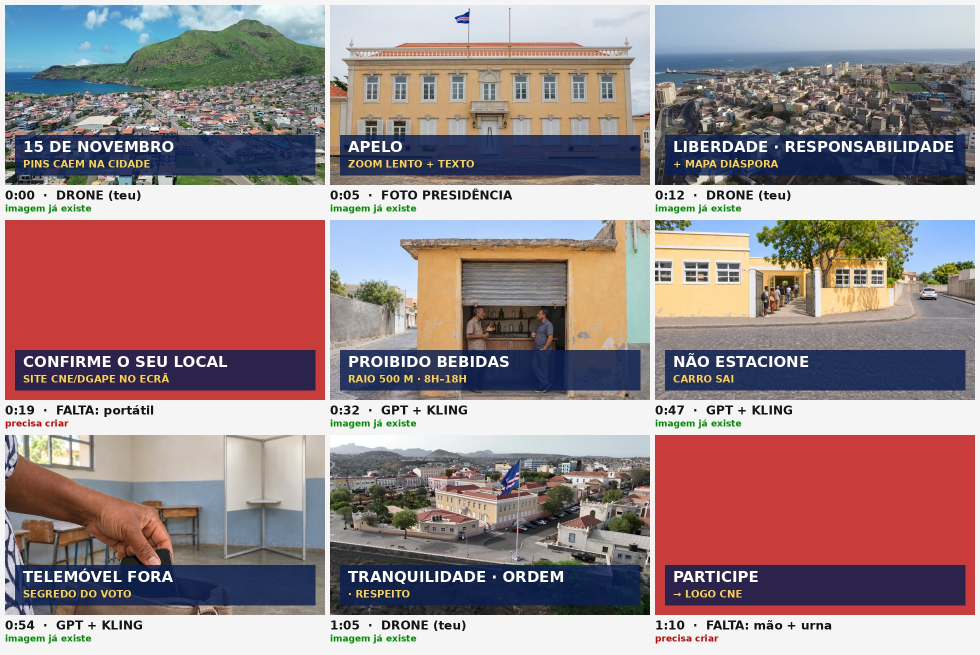
#> input picture comunicado_regras/Blueprint_Realista_v1.jpg, 1960 x 1310 px, given in place of F67.png, which was not available (shown at 1/2 size)
$ python segs.py ../Blueprint_Realista_v1.jpg
#> lines starting #> are read from the running program, lines starting #| are printed output that depends on the picture
### comunicado_regras/realista_src/eng.py
import sys,os,math,subprocess,json,numpy as np
from PIL import Image,ImageDraw,ImageFont,ImageFilter
S=os.path.dirname(os.path.abspath(__file__)); FR=S+'/fr/'; DL=S+'/dl/'
W,H,FPS=1920,1080,25
FINALV=os.path.join(S,'..','Apelo_Proibicoes_FINAL_16x9.mp4')
NAVY=(25,41,109); RED=(212,41,46); WHITE=(255,255,255)
FX=S+'/fonts/M800.ttf'
def ease(x): x=min(1,max(0,x)); return x*x*(3-2*x)
def eout(x): x=min(1,max(0,x)); return 1-(1-x)**3
def ein(x): x=min(1,max(0,x)); return x**3
def eio(x): x=min(1,max(0,x)); return 4*x**3 if x<.5 else 1-(-2*x+2)**3/2
def eback(x):
    x=min(1,max(0,x)); c1=1.70158; c3=c1+1; return 1+c3*(x-1)**3+c1*(x-1)**2
def lerp(a,b,t): return a+(b-a)*t
# ---------------- readers ----------------
# [42 lines left out: functions clip, final, _pc, track, cam, not called in this run]
def campt(p,z,cx,cy): return ((p[0]-cx)*z+W/2,(p[1]-cy)*z+H/2)
# ---------------- grading ----------------
_yy,_xx=np.mgrid[0:H,0:W].astype(np.float32)
_t=(_xx/W*.45+_yy/H*.55)[...,None]
GRAD=(np.array([95,190,235],np.float32)*(1-_t)+np.array([6,38,105],np.float32)*_t)
VIG=(1-0.35*np.clip(((_xx-W/2)/(W*.62))**2+((_yy-H/2)/(H*.62))**2,0,1))[...,None]
def side_dark(side='r',k=.45):
    if side=='r': m=np.clip((_xx-W*.42)/(W*.4),0,1)
    else: m=np.clip((W*.58-_xx)/(W*.4),0,1)
    top=np.clip((H*.75-_yy)/(H*.5),0,1)*0+1
    return (1-k*ease_np(m))[...,None]
def ease_np(x): return x*x*(3-2*x)
SD_R=side_dark('r',.5); SD_L=side_dark('l',.5)
_ry=np.sqrt(((_xx-960)/1100)**2+((_yy-540)/700)**2).clip(0,1)[...,None]
BLUEBG=np.array([20,150,204],np.float32)*(1-_ry)+np.array([11,113,179],np.float32)*_ry
PAN_R=(.78*ease_np(np.clip((_xx-W*.40)/(W*.42),0,1)))[...,None]
PAN_L=(.78*ease_np(np.clip((W*.60-_xx)/(W*.42),0,1)))[...,None]
PAN_T=(.55*ease_np(np.clip((190-_yy)/190,0,1)))[...,None]
TOPD=(1-0.55*np.clip((200-_yy)/200,0,1))[...,None]
rng=np.random.default_rng(3); GRAIN=[rng.normal(0,1,(H//2,W//2)).astype(np.float32) for _ in range(6)]
# [15 lines left out: function grade, not called in this run]
# ---------------- logos ----------------
def _logo(src,box):
    x0,y0,x1,y1=box; reg=src[y0:y1,x0:x1]
    ring=np.concatenate([src[y0-6:y0,x0:x1].reshape(-1,3),src[y1:y1+6,x0:x1].reshape(-1,3),src[y0:y1,x0-6:x0].reshape(-1,3),src[y0:y1,x1:x1+6].reshape(-1,3)])
    bgc=np.median(ring,0); a=((reg-bgc)/(255-bgc+1e-6)).max(2).clip(0,1)
    a=((a-0.10)/0.85).clip(0,1)
    return Image.fromarray(np.dstack([np.full(a.shape+(3,),255.0),a*255]).astype('uint8'),'RGBA')
_src=np.asarray(Image.open(FR+'F67.png').convert('RGB')).astype(np.float32)
LE=_logo(_src,(44,24,268,154)); LC=_logo(_src,(1593,52,1862,142))
#> in _logo, `reg = src[y0:y1, x0:x1]`:
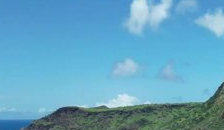
#> reg: shape (130, 224, 3) float32; mean R, G, B 100.6, 164.8, 193.5
#> in _logo, `bgc = np.median(ring, 0)`: bgc = [79, 143, 198]
#> in _logo, `a=((a-0.10)/0.85).clip(0,1)`:
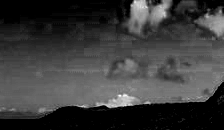
#> a: shape (130, 224) float32; min 0, max 1, mean 0.236
#> call 2 of _logo, with box = (1593, 52, 1862, 142)
#> in _logo (call 2), `reg = src[y0:y1, x0:x1]`:
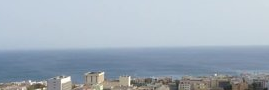
#> reg: shape (90, 269, 3) float32; mean R, G, B 162.3, 174.9, 187.3
#> in _logo (call 2), `bgc = np.median(ring, 0)`: bgc = [186, 199, 211]
#> in _logo (call 2), `a = ((reg - bgc) / (255 - bgc + 1e-06)).max(2).clip(0, 1)`:
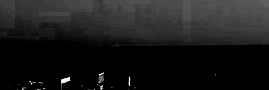
#> a: shape (90, 269) float32; min 0, max 1, mean 0.104
#> in _logo (call 2), `a=((a-0.10)/0.85).clip(0,1)`:
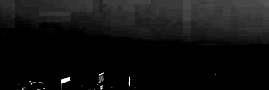
#> a: shape (90, 269) float32; min 0, max 1, mean 0.0669
def _sh(L):
    s=Image.new('RGBA',L.size,(0,15,50,0)); s.putalpha(L.split()[3].point(lambda v:int(v*.55))); return s.filter(ImageFilter.GaussianBlur(5))
#> after `return s.filter(ImageFilter.GaussianBlur(5))`:
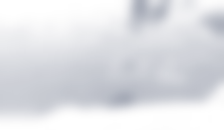
#> returned value: PIL image 224x130 RGBA; mean R, G, B, A 0, 15, 50, 32.5; transparent parts drawn white
LES,LCS=_sh(LE),_sh(LC)
#> in _sh (call 2), `s.putalpha(L.split()[3].point(lambda v: int(v * 0.55)))`:
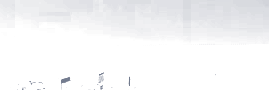
#> s: PIL image 269x90 RGBA; mean R, G, B, A 0, 15, 50, 9; transparent parts drawn white
def logos(b):
    b.alpha_composite(LES,(44,27)); b.alpha_composite(LCS,(1593,55)); b.alpha_composite(LE,(44,24)); b.alpha_composite(LC,(1593,52))
# ---------------- text tags (FINAL style) ----------------
_fc={}
def font(sz):
    if sz not in _fc: _fc[sz]=ImageFont.truetype(FX,sz)
    return _fc[sz]
_tc={}
# [78 lines left out: functions tagimg, tag, pin, brackets, ring, nopark and 1 more, not called in this run]
# ---------------- writer ----------------
def writer(path):
    return subprocess.Popen(['ffmpeg','-v','error','-y','-f','rawvideo','-pix_fmt','rgb24','-s',f'{W}x{H}','-r',str(FPS),'-i','-',
        '-c:v','libx264','-preset','slow','-crf','14','-pix_fmt','yuv420p',path],stdin=subprocess.PIPE)
def put(p,im): p.stdin.write(np.asarray(im.convert('RGB')).tobytes())
def blend(a,b,k):
    return Image.blend(a.convert('RGB'),b.convert('RGB'),float(k))

### comunicado_regras/realista_src/segs.py
import sys,os
sys.path.insert(0,os.path.dirname(os.path.abspath(__file__)))
from eng import *
from eng import _xx,_yy
DR=DL+'drone.mp4'
OUT=S+'/seg/'
def T(n): return n/FPS
# [219 lines left out: functions run, fit, S1, S3, S4, S678 and 2 more, not called in this run]
# ======================= S13 values 1633-1775 =======================
def icon(kind):
#> called with kind = 0
    im=Image.new('RGBA',(84,84),(0,0,0,0)); g=ImageDraw.Draw(im); g.ellipse((0,0,83,83),fill=(255,255,255)); c=NAVY
#> after `im = Image.new('RGBA', (84, 84), (0, 0, 0, 0))`: im: PIL image 84x84 RGBA; every value is 0
    if kind==0:
        for k in range(3):
            y=28+k*13; pts=[(22+x,y+4*math.sin(x/6)) for x in range(0,41,2)]; g.line(pts,fill=c,width=5)
    if kind==1:
        for k in range(3):
            y=27+k*15; g.ellipse((22,y-4,30,y+4),fill=c); g.line((35,y,62,y),fill=c,width=5)
    if kind==2:
        g.line((24,43,37,56,61,30),fill=c,width=7,joint='curve')
    return im
ICONS=[icon(k) for k in range(3)]
#> ICONS = 3 items
# [37 lines left out: functions S13, S1, not called in this run]
# accelerated map (FINAL 140..468 -> out 140..322), FINAL text masked, own synced text
_my=np.clip((_yy-150)/60,0,1)*np.clip((760-_yy)/60,0,1)
MASK2=(np.clip((_xx-900)/130,0,1)*_my)[...,None].astype(np.float32)
APELA=[('A CNE APELA',309,'plain',6.0),('A TODOS OS CIDADÃOS',372,'plain',8.6)]
# [92 lines left out: functions apela_text, S2, S3, dot, S678, not called in this run]
if __name__=='__main__':
#> (the run stopped early here; a loop or call above may not have finished)
